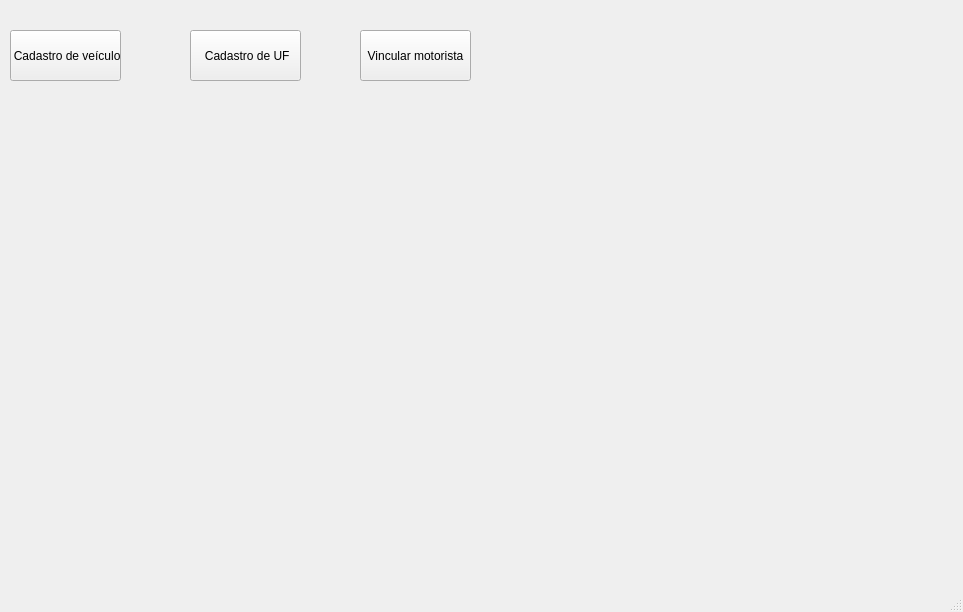
<?xml version="1.0" encoding="UTF-8"?>
<ui version="4.0">
 <class>MainMenu</class>
 <widget class="QMainWindow" name="MainMenu">
  <property name="geometry">
   <rect>
    <x>0</x>
    <y>0</y>
    <width>963</width>
    <height>612</height>
   </rect>
  </property>
  <property name="windowTitle">
   <string>MainWindow</string>
  </property>
  <widget class="QWidget" name="centralwidget">
   <widget class="QPushButton" name="botaoEntrarCadastroVeic">
    <property name="geometry">
     <rect>
      <x>10</x>
      <y>30</y>
      <width>111</width>
      <height>51</height>
     </rect>
    </property>
    <property name="text">
     <string> Cadastro de veículo</string>
    </property>
    <property name="autoDefault">
     <bool>false</bool>
    </property>
    <property name="default">
     <bool>false</bool>
    </property>
    <property name="flat">
     <bool>false</bool>
    </property>
   </widget>
   <widget class="QLabel" name="label">
    <property name="geometry">
     <rect>
      <x>-20</x>
      <y>-110</y>
      <width>1031</width>
      <height>841</height>
     </rect>
    </property>
    <property name="minimumSize">
     <size>
      <width>0</width>
      <height>731</height>
     </size>
    </property>
    <property name="maximumSize">
     <size>
      <width>1031</width>
      <height>16777215</height>
     </size>
    </property>
    <property name="text">
     <string/>
    </property>
    <property name="pixmap">
     <pixmap>../Images/testcaminhao (2).jpeg</pixmap>
    </property>
   </widget>
   <widget class="QPushButton" name="botaoEntrarCadastroUf">
    <property name="geometry">
     <rect>
      <x>190</x>
      <y>30</y>
      <width>111</width>
      <height>51</height>
     </rect>
    </property>
    <property name="text">
     <string> Cadastro de UF</string>
    </property>
    <property name="autoDefault">
     <bool>false</bool>
    </property>
    <property name="default">
     <bool>false</bool>
    </property>
    <property name="flat">
     <bool>false</bool>
    </property>
   </widget>
   <widget class="QPushButton" name="botaoCtVinculo">
    <property name="geometry">
     <rect>
      <x>360</x>
      <y>30</y>
      <width>111</width>
      <height>51</height>
     </rect>
    </property>
    <property name="text">
     <string>Vincular motorista</string>
    </property>
    <property name="autoDefault">
     <bool>false</bool>
    </property>
    <property name="default">
     <bool>false</bool>
    </property>
    <property name="flat">
     <bool>false</bool>
    </property>
   </widget>
   <zorder>label</zorder>
   <zorder>botaoEntrarCadastroVeic</zorder>
   <zorder>botaoEntrarCadastroUf</zorder>
   <zorder>botaoCtVinculo</zorder>
  </widget>
  <widget class="QMenuBar" name="menubar">
   <property name="geometry">
    <rect>
     <x>0</x>
     <y>0</y>
     <width>963</width>
     <height>21</height>
    </rect>
   </property>
  </widget>
  <widget class="QStatusBar" name="statusbar"/>
 </widget>
 <resources/>
 <connections/>
</ui>
